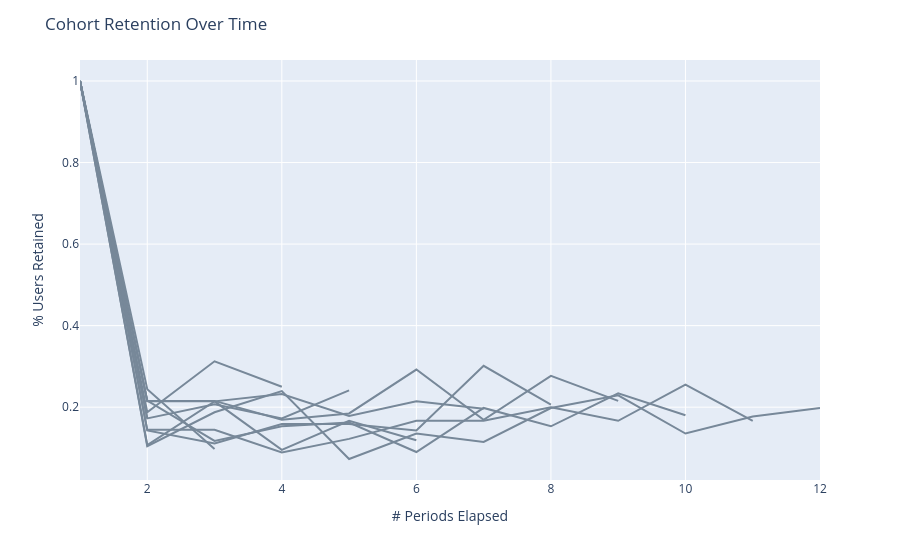

Source (notebook cell):
### Markdown cell above
### Interactive Line Plot:
The interactive line plot provides the same retention data but with additional features. You can hover over individual points on the plot to see detailed data for each cohort and period. This interactivity makes it easier to explore specific values without cluttering the plot.

* **Hover Data:** When you hover over a point, you can see the exact cohort, period, and retention rate for that specific point.
* **X-axis:** Represents the number of periods elapsed (Cohort Index).
* **Y-axis:** Represents the retention percentage for each cohort.
* **Lines:** Each line represents a cohort. Hovering over any point on the line provides detailed retention data for that cohort and period.

### Code cell
import plotly.express as px

# Function to plot cohort retention lines using Plotly
def plot_cohort_lines(df, nb_periods=15):
    df['cohort_date'] = df['cohort_date'].astype(str)  # Ensure cohort dates are strings for display
    
    # Create the line plot with Plotly
    fig = px.line(
        df.query('period_index > 0 & period_index <= @nb_periods'),  # Filter periods
        x='period_index',  # X-axis: periods elapsed
        y='pct_users',  # Y-axis: percentage of users retained
        line_group='cohort_date',  # Each cohort gets its own line
        hover_data=['cohort_date', 'period_index', 'pct_users'],  # Data to show on hover
        color_discrete_sequence=["lightslategray"]  # Customize color if needed
    )

    # Update layout for better readability
    fig.update_layout(
        xaxis={"title": "# Periods Elapsed"},
        yaxis={"title": "% Users Retained"},
        title="Cohort Retention Over Time"
    )
    
    return fig

# Call the function and display the interactive plot
fig_lines = plot_cohort_lines(df_retention)  # Assuming df_retention is your processed DataFrame
fig_lines.show(config={"displayModeBar": False})  # Disable the display mode bar for a cleaner view

### Figure 1 — Plotly figure (JSON) as saved in the notebook; plotly's stock layout.template omitted (floating-point values rounded to 4 significant figures)
{"data": [{"customdata": [["2020-01-01"], ["2020-01-01"], ["2020-01-01"], ["2020-01-01"], ["2020-01-01"], ["2020-01-01"], ["2020-01-01"], ["2020-01-01"], ["2020-01-01"], ["2020-01-01"], ["2020-01-01"], ["2020-01-01"]], "hovertemplate": "cohort_date=%{customdata[0]}<br>period_index=%{x}<br>pct_users=%{y}<extra></extra>", "legendgroup": "", "line": {"color": "lightslategray", "dash": "solid"}, "marker": {"symbol": "circle"}, "mode": "lines", "name": "", "orientation": "v", "showlegend": false, "type": "scatter", "x": [1, 2, 3, 4, 5, 6, 7, 8, 9, 10, 11, 12], "xaxis": "x", "y": [1, 0.1042, 0.1875, 0.2396, 0.07292, 0.1354, 0.1146, 0.1979, 0.2292, 0.1354, 0.1771, 0.1979], "yaxis": "y"}, {"customdata": [["2020-02-01"], ["2020-02-01"], ["2020-02-01"], ["2020-02-01"], ["2020-02-01"], ["2020-02-01"], ["2020-02-01"], ["2020-02-01"], ["2020-02-01"], ["2020-02-01"], ["2020-02-01"]], "hovertemplate": "cohort_date=%{customdata[0]}<br>period_index=%{x}<br>pct_users=%{y}<extra></extra>", "legendgroup": "", "line": {"color": "lightslategray", "dash": "solid"}, "marker": {"symbol": "circle"}, "mode": "lines", "name": "", "orientation": "v", "showlegend": false, "type": "scatter", "x": [1, 2, 3, 4, 5, 6, 7, 8, 9, 10, 11], "xaxis": "x", "y": [1, 0.1444, 0.1444, 0.08889, 0.1222, 0.1667, 0.1667, 0.2, 0.1667, 0.2556, 0.1667], "yaxis": "y"}, {"customdata": [["2020-03-01"], ["2020-03-01"], ["2020-03-01"], ["2020-03-01"], ["2020-03-01"], ["2020-03-01"], ["2020-03-01"], ["2020-03-01"], ["2020-03-01"], ["2020-03-01"]], "hovertemplate": "cohort_date=%{customdata[0]}<br>period_index=%{x}<br>pct_users=%{y}<extra></extra>", "legendgroup": "", "line": {"color": "lightslategray", "dash": "solid"}, "marker": {"symbol": "circle"}, "mode": "lines", "name": "", "orientation": "v", "showlegend": false, "type": "scatter", "x": [1, 2, 3, 4, 5, 6, 7, 8, 9, 10], "xaxis": "x", "y": [1, 0.2162, 0.1171, 0.1532, 0.1622, 0.09009, 0.1982, 0.1532, 0.2342, 0.1802], "yaxis": "y"}, {"customdata": [["2020-04-01"], ["2020-04-01"], ["2020-04-01"], ["2020-04-01"], ["2020-04-01"], ["2020-04-01"], ["2020-04-01"], ["2020-04-01"], ["2020-04-01"]], "hovertemplate": "cohort_date=%{customdata[0]}<br>period_index=%{x}<br>pct_users=%{y}<extra></extra>", "legendgroup": "", "line": {"color": "lightslategray", "dash": "solid"}, "marker": {"symbol": "circle"}, "mode": "lines", "name": "", "orientation": "v", "showlegend": false, "type": "scatter", "x": [1, 2, 3, 4, 5, 6, 7, 8, 9], "xaxis": "x", "y": [1, 0.2154, 0.2154, 0.1692, 0.1846, 0.2923, 0.1692, 0.2769, 0.2154], "yaxis": "y"}, {"customdata": [["2020-05-01"], ["2020-05-01"], ["2020-05-01"], ["2020-05-01"], ["2020-05-01"], ["2020-05-01"], ["2020-05-01"], ["2020-05-01"]], "hovertemplate": "cohort_date=%{customdata[0]}<br>period_index=%{x}<br>pct_users=%{y}<extra></extra>", "legendgroup": "", "line": {"color": "lightslategray", "dash": "solid"}, "marker": {"symbol": "circle"}, "mode": "lines", "name": "", "orientation": "v", "showlegend": false, "type": "scatter", "x": [1, 2, 3, 4, 5, 6, 7, 8], "xaxis": "x", "y": [1, 0.1429, 0.1111, 0.1587, 0.1587, 0.1429, 0.3016, 0.2063], "yaxis": "y"}, {"customdata": [["2020-06-01"], ["2020-06-01"], ["2020-06-01"], ["2020-06-01"], ["2020-06-01"], ["2020-06-01"], ["2020-06-01"]], "hovertemplate": "cohort_date=%{customdata[0]}<br>period_index=%{x}<br>pct_users=%{y}<extra></extra>", "legendgroup": "", "line": {"color": "lightslategray", "dash": "solid"}, "marker": {"symbol": "circle"}, "mode": "lines", "name": "", "orientation": "v", "showlegend": false, "type": "scatter", "x": [1, 2, 3, 4, 5, 6, 7], "xaxis": "x", "y": [1, 0.1071, 0.2143, 0.2321, 0.1786, 0.2143, 0.1964], "yaxis": "y"}, {"customdata": [["2020-07-01"], ["2020-07-01"], ["2020-07-01"], ["2020-07-01"], ["2020-07-01"], ["2020-07-01"]], "hovertemplate": "cohort_date=%{customdata[0]}<br>period_index=%{x}<br>pct_users=%{y}<extra></extra>", "legendgroup": "", "line": {"color": "lightslategray", "dash": "solid"}, "marker": {"symbol": "circle"}, "mode": "lines", "name": "", "orientation": "v", "showlegend": false, "type": "scatter", "x": [1, 2, 3, 4, 5, 6], "xaxis": "x", "y": [1, 0.2143, 0.2143, 0.09524, 0.1667, 0.119], "yaxis": "y"}, {"customdata": [["2020-08-01"], ["2020-08-01"], ["2020-08-01"], ["2020-08-01"], ["2020-08-01"]], "hovertemplate": "cohort_date=%{customdata[0]}<br>period_index=%{x}<br>pct_users=%{y}<extra></extra>", "legendgroup": "", "line": {"color": "lightslategray", "dash": "solid"}, "marker": {"symbol": "circle"}, "mode": "lines", "name": "", "orientation": "v", "showlegend": false, "type": "scatter", "x": [1, 2, 3, 4, 5], "xaxis": "x", "y": [1, 0.1724, 0.2069, 0.1724, 0.2414], "yaxis": "y"}, {"customdata": [["2020-09-01"], ["2020-09-01"], ["2020-09-01"], ["2020-09-01"]], "hovertemplate": "cohort_date=%{customdata[0]}<br>period_index=%{x}<br>pct_users=%{y}<extra></extra>", "legendgroup": "", "line": {"color": "lightslategray", "dash": "solid"}, "marker": {"symbol": "circle"}, "mode": "lines", "name": "", "orientation": "v", "showlegend": false, "type": "scatter", "x": [1, 2, 3, 4], "xaxis": "x", "y": [1, 0.1875, 0.3125, 0.25], "yaxis": "y"}, {"customdata": [["2020-10-01"], ["2020-10-01"], ["2020-10-01"]], "hovertemplate": "cohort_date=%{customdata[0]}<br>period_index=%{x}<br>pct_users=%{y}<extra></extra>", "legendgroup": "", "line": {"color": "lightslategray", "dash": "solid"}, "marker": {"symbol": "circle"}, "mode": "lines", "name": "", "orientation": "v", "showlegend": false, "type": "scatter", "x": [1, 2, 3], "xaxis": "x", "y": [1, 0.2439, 0.09756], "yaxis": "y"}, {"customdata": [["2020-11-01"], ["2020-11-01"]], "hovertemplate": "cohort_date=%{customdata[0]}<br>period_index=%{x}<br>pct_users=%{y}<extra></extra>", "legendgroup": "", "line": {"color": "lightslategray", "dash": "solid"}, "marker": {"symbol": "circle"}, "mode": "lines", "name": "", "orientation": "v", "showlegend": false, "type": "scatter", "x": [1, 2], "xaxis": "x", "y": [1, 0.1724], "yaxis": "y"}, {"customdata": [["2020-12-01"]], "hovertemplate": "cohort_date=%{customdata[0]}<br>period_index=%{x}<br>pct_users=%{y}<extra></extra>", "legendgroup": "", "line": {"color": "lightslategray", "dash": "solid"}, "marker": {"symbol": "circle"}, "mode": "lines", "name": "", "orientation": "v", "showlegend": false, "type": "scatter", "x": [1], "xaxis": "x", "y": [1], "yaxis": "y"}], "layout": {"autosize": true, "legend": {"tracegroupgap": 0}, "margin": {"t": 60}, "title": {"text": "Cohort Retention Over Time"}, "xaxis": {"anchor": "y", "autorange": true, "domain": [0, 1], "range": [1, 12], "title": {"text": "# Periods Elapsed"}, "type": "linear"}, "yaxis": {"anchor": "x", "autorange": true, "domain": [0, 1], "range": [0.02141, 1.052], "title": {"text": "% Users Retained"}, "type": "linear"}}}
